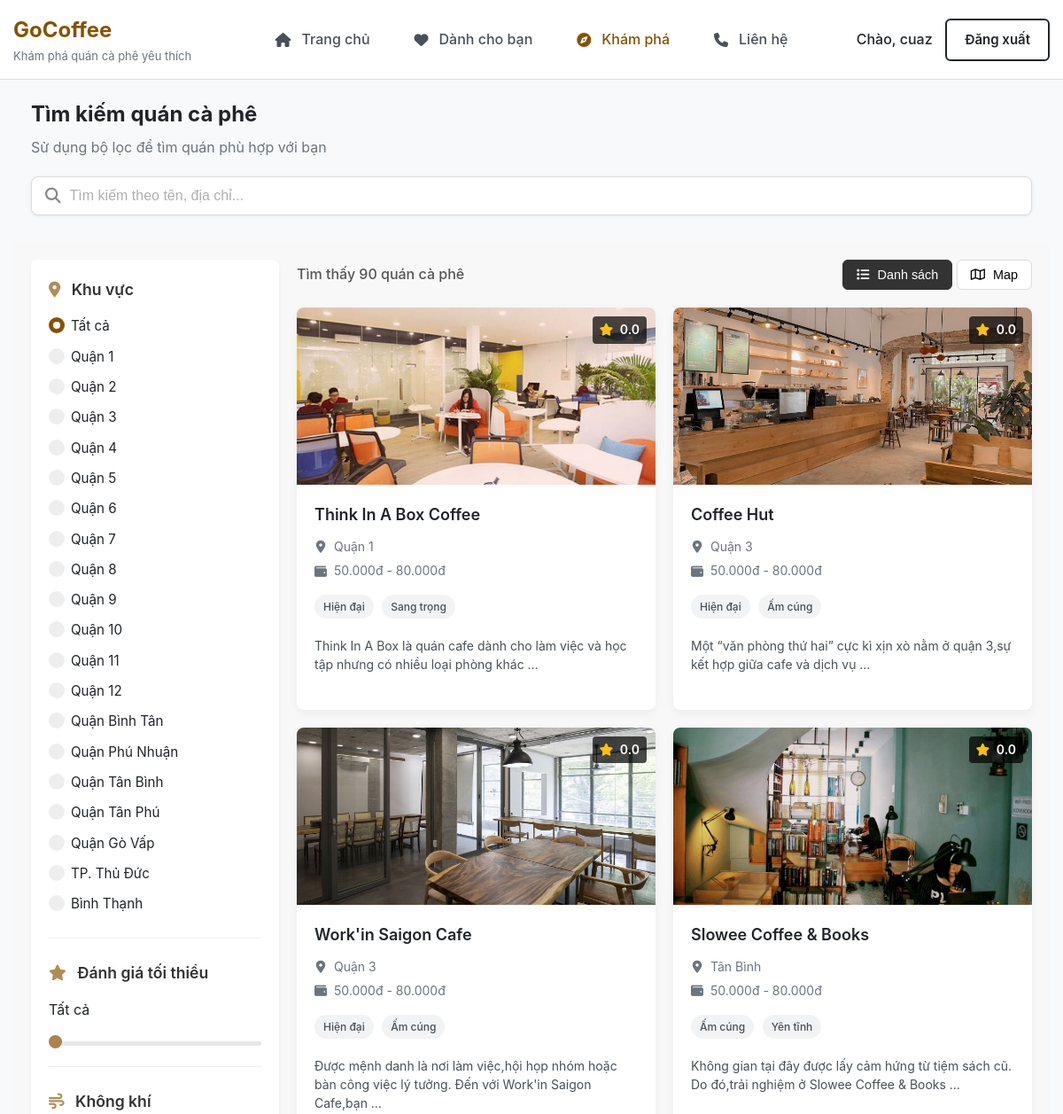
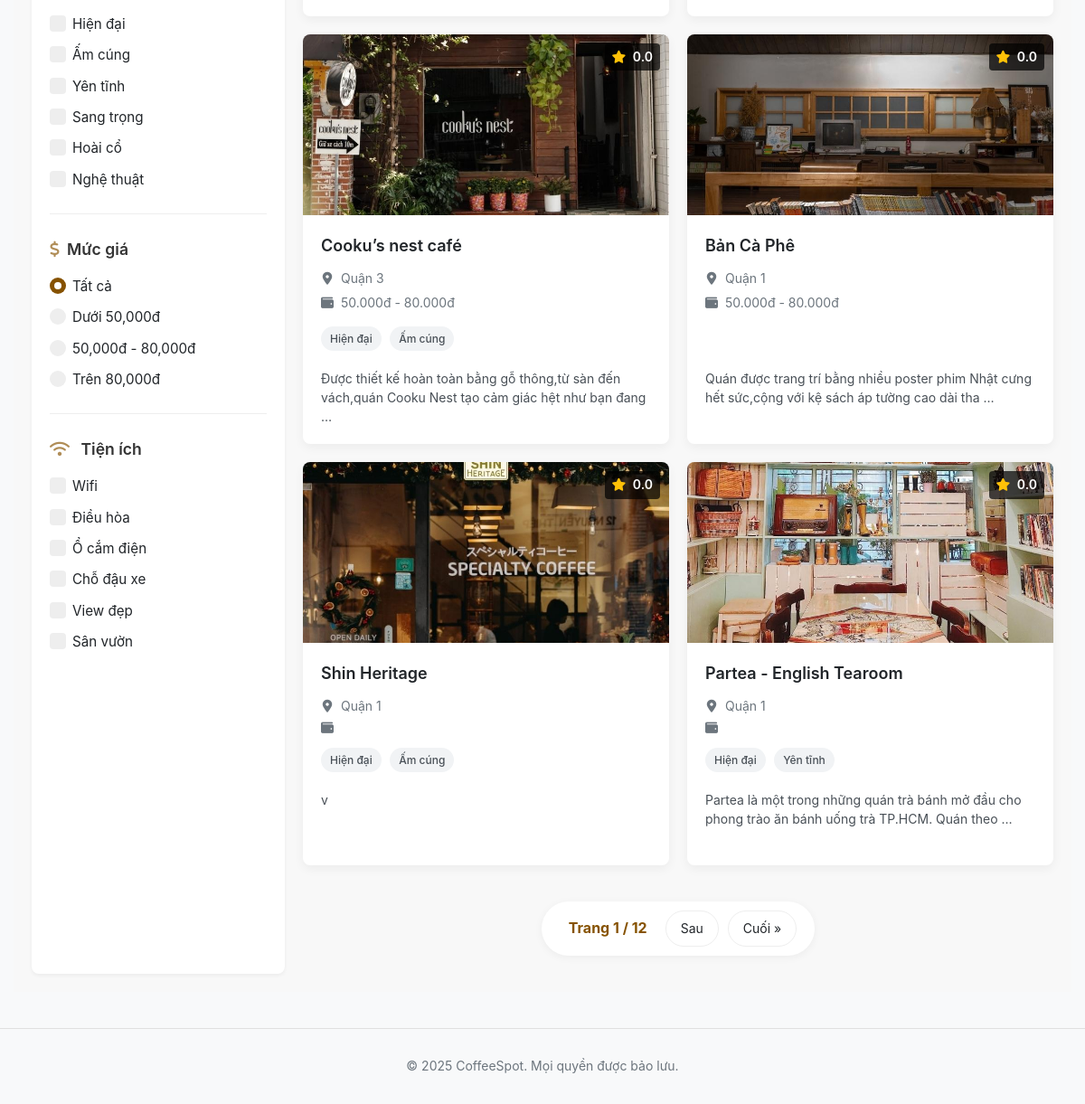
Page /shops/ (signed in) on the committed database (2 pictures, top to bottom).
### shops/models.py (models this page shows, shortened)
class CafeShop(models.Model):
    name = models.CharField(max_length = 200)
    address = models.CharField(max_length = 300)
    district = models.CharField(max_length=100, choices=DISTRICT_CHOICES)
    tags = models.CharField(max_length = 300, blank = True)
    amenities = models.CharField(max_length = 300, blank = True) #Tiện ích các thứ như Wifi, Chỗ đậu xe...
    description = models.CharField(max_length = 300, blank = True) #Tối đa 20 chữ
    price_range = models.CharField(max_length=100, choices=PRICE_CHOICES, blank=True)
    cover_image = models.ImageField(upload_to = 'covers/', blank = True, null = True)
    rating = models.FloatField(default = 0, validators = [MinValueValidator(0), MaxValueValidator(5)])
    latitude = models.FloatField(null=True, blank=True)
    longitude = models.FloatField(null=True, blank=True)
    avg_service = models.FloatField(default = 0)
    avg_ambiance = models.FloatField(default = 0)
    avg_drink = models.FloatField(default = 0)
    avg_price = models.FloatField(default = 0)
    def get_tag_list(self):
        if self.tags:
            return self.tags.split(',')
        return []

### shops/views.py (the view)
# urls.py: path('shops/', views.shop_list_view, name='shop_list'),
def shop_list_view(request):
    shops, district, rating, tags, price_range, amenities = filtered_shops(request)
    paginator = Paginator(shops, 8)
    page_number = request.GET.get('page')
    context = {'shops': paginator.get_page(page_number),
               'selected_district': district,
               'rating': round(rating, 1),
               'selected_tags': tags,
               'selected_price_range': price_range,
               'selected_amenities': amenities
               }
    return render(request, 'shop_list.html', context)

### templates/shop_list.html (shortened to what this page needs)
{% extends 'base.html' %}
{% load static %}
{% block extra_styles %}
    <link rel="stylesheet" href="{% static 'css/shop_list.css' %}">
{% endblock extra_styles %}
{% block content %}
    <section class="hero-section">
        <div class="section-title">
            <h2>Tìm kiếm quán cà phê</h2>
            <p>Sử dụng bộ lọc để tìm quán phù hợp với bạn</p>
        </div>
        <form method="get" class="search-input-group search-input-main">
            <button type="submit" onchange="submitFilters()"><i class="fa-solid fa-search"></i></button>
            <input type="text" name="search" placeholder="Tìm kiếm theo tên, địa chỉ...">
        </form>
    </section>
    <section class="content-section">
        <form class="filter-section" id="filters" method="get">
            <div class="card-grid">
                <h3><i class="fa-solid fa-location-dot"></i> Khu vực</h3>
                <div class="filter district">
                    <label class="custom-radio-container">
                        <span class="radiomark"></span>
                        Tất cả
                    </label>
                    <label class="custom-radio-container">
                        <span class="radiomark"></span>
                        Quận 1
                    </label>
                    <label class="custom-radio-container">
                        <span class="radiomark"></span>
                        Quận 2
                    </label>
                    <label class="custom-radio-container">
                        <span class="radiomark"></span>
                        Quận 3
                    </label>
                    <label class="custom-radio-container">
                        <span class="radiomark"></span>
                        Quận 4
                    </label>
                    <label class="custom-radio-container">
                        <span class="radiomark"></span>
                        Quận 5
                    </label>
                    <label class="custom-radio-container">
                        <span class="radiomark"></span>
                        Quận 6
                    </label>
                    <label class="custom-radio-container">
                        <span class="radiomark"></span>
                        Quận 7
                    </label>
                    <label class="custom-radio-container">
                        <span class="radiomark"></span>
                        Quận 8
                    </label>
                    <label class="custom-radio-container">
                        <span class="radiomark"></span>
                        Quận 9
                    </label>
                    <label class="custom-radio-container">
                        <span class="radiomark"></span>
                        Quận 10
                    </label>
                    <label class="custom-radio-container">
                        <span class="radiomark"></span>
                        Quận 11
                    </label>
                    <label class="custom-radio-container">
                        <span class="radiomark"></span>
                        Quận 12
                    </label>
                    <label class="custom-radio-container">
                        <span class="radiomark"></span>
                        Quận Bình Tân
                    </label>
                    <label class="custom-radio-container">
                        <span class="radiomark"></span>
                        Quận Phú Nhuận
                    </label>
                    <label class="custom-radio-container">
                        <span class="radiomark"></span>
                        Quận Tân Bình
                    </label>
                    <label class="custom-radio-container">
                        <span class="radiomark"></span>
                        Quận Tân Phú
                    </label>
                    <label class="custom-radio-container">
                        <span class="radiomark"></span>
                        Quận Gò Vấp
                    </label>
                    <label class="custom-radio-container">
                        <span class="radiomark"></span>
                        TP. Thủ Đức
                    </label>
                    <label class="custom-radio-container">
                        <span class="radiomark"></span>
                        Bình Thạnh
                    </label>
                </div>
            </div>
            <div class="card-grid">
                <h3><i class="fa-solid fa-star"></i> Đánh giá tối thiểu</h3>
                <div class="filter rating">
                    <div class="filter-header">
                        <span>Tất cả</span>
                    </div>
                    <input type="range" name="rating" min="0" max="5" value="{{ rating|default:'0' }}" step="0.1"
                           onchange="submitFilters()"
                           oninput="document.getElementById('slider-value').innerText = this.value == 0 ? '' : this.value">
                </div>
            </div>
            <div class="card-grid">
                <h3><i class="fa-solid fa-wind"></i> Không khí</h3>
                <div class="filter tags">
                    <label class="custom-checkbox-container">
                        <span class="checkmark"></span>
                        Hiện đại
                    </label>
                    <label class="custom-checkbox-container">
                        <span class="checkmark"></span>
                        Ấm cúng
                    </label>
                    <label class="custom-checkbox-container">
                        <span class="checkmark"></span>
                        Yên tĩnh
                    </label>
                    <label class="custom-checkbox-container">
                        <span class="checkmark"></span>
                        Sang trọng
                    </label>
                    <label class="custom-checkbox-container">
                        <span class="checkmark"></span>
                        Hoài cổ
                    </label>
                    <label class="custom-checkbox-container">
                        <span class="checkmark"></span>
                        Nghệ thuật
                    </label>
                </div>
            </div>
            <div class="card-grid">
                <h3><i class="fa-solid fa-dollar-sign"></i>Mức giá</h3>
                <div class="filter price-range">
                    <label class="custom-radio-container">
                        <span class="radiomark"></span>
                        Tất cả
                    </label>
                    <label class="custom-radio-container">
                        <span class="radiomark"></span>
                        Dưới 50,000đ
                    </label>
                    <label class="custom-radio-container">
                        <span class="radiomark"></span>
                        50,000đ - 80,000đ
                    </label>
                    <label class="custom-radio-container">
                        <span class="radiomark"></span>
                        Trên 80,000đ
                    </label>
                </div>
            </div>
            <div class="card-grid">
                <h3><i class="fa-solid fa-wifi"></i> Tiện ích</h3>
                <div class="filter amenities">
                    <label class="custom-checkbox-container">
                        <span class="checkmark"></span>
                        Wifi
                    </label>
                    <label class="custom-checkbox-container">
                        <span class="checkmark"></span>
                        Điều hòa
                    </label>
                    <label class="custom-checkbox-container">
                        <span class="checkmark"></span>
                        Ổ cắm điện
                    </label>
                    <label class="custom-checkbox-container">
                        <span class="checkmark"></span>
                        Chỗ đậu xe
                    </label>
                    <label class="custom-checkbox-container">
                        <span class="checkmark"></span>
                        View đẹp
                    </label>
                    <label class="custom-checkbox-container">
                        <span class="checkmark"></span>
                        Sân vườn
                    </label>
                </div>
            </div>
        </form>
        <div class="main-section">
            <div class="content-header">
                <p>Tìm thấy {{ shops.paginator.count }} quán cà phê</p>
                <div class="content-view">
                    <button type="button" class="active" id="list-btn"><i class="fa-solid fa-list"></i> Danh sách
                    </button>
                    <button type="button" class="" id="map-btn"><i class="fa-regular fa-map"></i> Map</button>
                </div>
            </div>
            <div id="shop-list">
                <div class="content-main">
                    {% for shop in shops %}
                        <a href="{% url 'shop_detail' shop.id %}" class="cafe-card swiper-slide">
                            <div class="card-image">
                                {% if shop.cover_image %}
                                    <img src="{{ shop.cover_image.url }}" alt="{{ shop.name }}">
                                {% else %}
                                    <div class="card-image placeholder">
                                        <i class="fa-solid fa-image fa-3x"></i>
                                    </div>
                                {% endif %}
                                <div class="card-rating">
                                    <i class="fa-solid fa-star"></i> {{ shop.rating|floatformat:1 }}
                                </div>
                            </div>
                            <div class="card-content">
                                <h3>{{ shop.name }}</h3>
                                <div class="card-info">
                                    <div><i class="fa-solid fa-location-dot"></i>{{ shop.district }}</div>
                                    <div><i class="fa-solid fa-wallet"></i>{{ shop.price_range }}</div>
                                </div>
                                <div class="card-tags">
                                    {% for tag in shop.get_tag_list|slice:":2" %}
                                        <span class="tag">{{ tag }}</span>
                                    {% endfor %}
                                </div>
                                <p class="card-description">{{ shop.description|truncatewords:20 }}</p>
                            </div>
                        </a>
                    {% empty %}
                        <p>Không tìm thấy quán cà phê</p>
                    {% endfor %}
                </div>
                {% if shops.paginator.num_pages > 1 %}
                    <div class="pagination-container">
                        <div class="pagination">
                            <span class="current-page">
                        Trang {{ shops.number }} / {{ shops.paginator.num_pages }}
                    </span>
                            {% if shops.has_next %}
                                <a href="javascript:void(0)" onclick="goToPage({{ shops.next_page_number }})"
                                   class="page-link">Sau</a>
                                <a href="javascript:void(0)" onclick="goToPage({{ shops.paginator.num_pages }})"
                                   class="page-link">Cuối
                                    &raquo;</a>
                            {% endif %}
                        </div>
                    </div>
                {% endif %}
            </div>
        </div>
    </section>
{% endblock content %}

### templates/base.html (shortened to what this page needs)
{% load static %}
<!DOCTYPE html>
<html lang="vi">
<head>
    <link rel="stylesheet" href="https://cdnjs.cloudflare.com/ajax/libs/font-awesome/6.5.1/css/all.min.css">
    <link rel="stylesheet" href="https://cdn.jsdelivr.net/npm/swiper@12/swiper-bundle.min.css"/>
    <link rel="stylesheet" href="{% static 'css/style.css' %}">
    <link rel="stylesheet" href="https://unpkg.com/leaflet@1.9.4/dist/leaflet.css"/>
    {% block extra_styles %}
    {% endblock extra_styles %}
</head>
<body>
<header class="header">
    <nav class="navbar container">
        <div class="logo-container">
            <a href="/" class="logo">GoCoffee</a>
            <p class="tagline">Khám phá quán cà phê yêu thích</p>
        </div>
        <ul class="nav-links">
            <li><a href="{% url 'home' %}"
                   class="{% if request.resolver_match.url_name == 'home' %}active{% endif %}"><i
                    class="fa-solid fa-house"></i> Trang chủ</a></li>
            {% if request.user.is_authenticated %}
                <li><a href="{% url 'for_you' %}"
                       class="{% if request.resolver_match.url_name == 'for_you' %}active{% endif %}"><i
                        class="fa-solid fa-heart"></i>Dành cho bạn</a></li>
            {% endif %}
            <li><a href="{% url 'shop_list' %}"
                   class="{% if request.resolver_match.url_name == 'shop_list' %}active{% endif %}"><i
                    class="fa-solid fa-compass"></i> Khám phá</a></li>
            <li><a href="{% url 'contact' %}"
                   class="{% if request.resolver_match.url_name == 'contact' %}active{% endif %}"><i
                    class="fa-solid fa-phone"></i> Liên hệ</a></li>
        </ul>
        <div class="nav-actions">
            {% if request.user.is_authenticated %}
                <span>Chào, {{ user.username }}</span>
                <a href="{% url 'logout' %}" class="btn logout-btn">Đăng xuất</a>
            {% else %}
                <a href="#" class="btn btn-primary" id="login-button">Đăng nhập</a>
            {% endif %}
        </div>
    </nav>
</header>
<main class="main-content container">
    {% block content %}
    {% endblock content %}
</main>
<footer class="footer">
    <div class="container">
        <p>&copy; 2025 CoffeeSpot. Mọi quyền được bảo lưu.</p>
    </div>
</footer>
</body>
</html>

### rows in the picture
CafeShop: cover_image (picture), rating "0.0", name "Think In A Box Coffee", district "Quận 1", price_range "50.000đ - 80.000đ", get_tag_list "Hiện đại" "Sang trọng", description "Think In A Box là quán cafe dành cho làm việc và học tập nhưng có nhiều loại phòng khác …"
CafeShop: cover_image (picture), rating "0.0", name "Coffee Hut", district "Quận 3", price_range "50.000đ - 80.000đ", get_tag_list "Hiện đại" "Ấm cúng", description "Một “văn phòng thứ hai” cực kì xịn xò nằm ở quận 3,sự kết hợp giữa cafe và dịch vụ …"
CafeShop: cover_image (picture), rating "0.0", name "Work'in Saigon Cafe", district "Quận 3", price_range "50.000đ - 80.000đ", get_tag_list "Hiện đại" "Ấm cúng", description "Được mệnh danh là nơi làm việc,hội họp nhóm hoặc bàn công việc lý tưởng. Đến với Work'in Saigon Cafe,bạn …"
CafeShop: cover_image (picture), rating "0.0", name "Slowee Coffee & Books", district "Tân Bình", price_range "50.000đ - 80.000đ", get_tag_list "Ấm cúng" "Yên tĩnh", description "Không gian tại đây được lấy cảm hứng từ tiệm sách cũ. Do đó,trải nghiệm ở Slowee Coffee & Books …"
CafeShop: cover_image (picture), rating "0.0", name "Cooku’s nest café", district "Quận 3", price_range "50.000đ - 80.000đ", get_tag_list "Hiện đại" "Ấm cúng", description "Được thiết kế hoàn toàn bằng gỗ thông,từ sàn đến vách,quán Cooku Nest tạo cảm giác hệt như bạn đang …"
CafeShop: cover_image (picture), rating "0.0", name "Bản Cà Phê", district "Quận 1", price_range "50.000đ - 80.000đ", description "Quán được trang trí bằng nhiều poster phim Nhật cưng hết sức,cộng với kệ sách áp tường cao dài tha …"
CafeShop: cover_image (picture), rating "0.0", name "Shin Heritage", district "Quận 1", get_tag_list "Hiện đại" "Ấm cúng", description "v"
CafeShop: cover_image (picture), rating "0.0", name "Partea - English Tearoom", district "Quận 1", get_tag_list "Hiện đại" "Yên tĩnh", description "Partea là một trong những quán trà bánh mở đầu cho phong trào ăn bánh uống trà TP.HCM. Quán theo …"

### other values in the picture
{{ user.username }} "cuaz"
{{ shops.paginator.count }} "90"
{{ shops.number }} "1"
{{ shops.paginator.num_pages }} "12"
